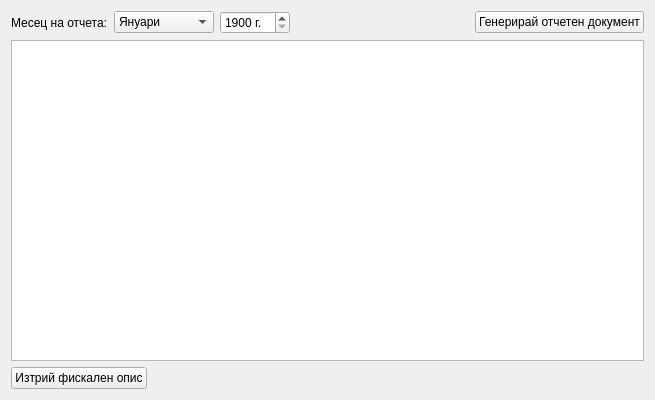
<?xml version="1.0" encoding="UTF-8"?>
<ui version="4.0">
 <class>FiscalReportView</class>
 <widget class="QWidget" name="FiscalReportView">
  <property name="geometry">
   <rect>
    <x>0</x>
    <y>0</y>
    <width>655</width>
    <height>400</height>
   </rect>
  </property>
  <property name="windowTitle">
   <string>FiscalReportView</string>
  </property>
  <layout class="QVBoxLayout" name="verticalLayout">
   <item>
    <layout class="QHBoxLayout" name="horizontalLayout_2">
     <item>
      <widget class="QLabel" name="label">
       <property name="text">
        <string>Месец на отчета:</string>
       </property>
      </widget>
     </item>
     <item>
      <widget class="QComboBox" name="monthCombo">
       <property name="sizePolicy">
        <sizepolicy hsizetype="Preferred" vsizetype="Fixed">
         <horstretch>0</horstretch>
         <verstretch>0</verstretch>
        </sizepolicy>
       </property>
       <property name="minimumSize">
        <size>
         <width>100</width>
         <height>0</height>
        </size>
       </property>
       <item>
        <property name="text">
         <string>Януари</string>
        </property>
       </item>
       <item>
        <property name="text">
         <string>Февруари</string>
        </property>
       </item>
       <item>
        <property name="text">
         <string>Март</string>
        </property>
       </item>
       <item>
        <property name="text">
         <string>Април</string>
        </property>
       </item>
       <item>
        <property name="text">
         <string>Май</string>
        </property>
       </item>
       <item>
        <property name="text">
         <string>Юни</string>
        </property>
       </item>
       <item>
        <property name="text">
         <string>Юли</string>
        </property>
       </item>
       <item>
        <property name="text">
         <string>Август</string>
        </property>
       </item>
       <item>
        <property name="text">
         <string>Септември</string>
        </property>
       </item>
       <item>
        <property name="text">
         <string>Октомври</string>
        </property>
       </item>
       <item>
        <property name="text">
         <string>Ноември</string>
        </property>
       </item>
       <item>
        <property name="text">
         <string>Декември</string>
        </property>
       </item>
      </widget>
     </item>
     <item>
      <widget class="QSpinBox" name="yearSpin">
       <property name="minimumSize">
        <size>
         <width>70</width>
         <height>0</height>
        </size>
       </property>
       <property name="suffix">
        <string> г.</string>
       </property>
       <property name="minimum">
        <number>1900</number>
       </property>
       <property name="maximum">
        <number>3000</number>
       </property>
      </widget>
     </item>
     <item>
      <spacer name="horizontalSpacer_4">
       <property name="orientation">
        <enum>Qt::Horizontal</enum>
       </property>
       <property name="sizeHint" stdset="0">
        <size>
         <width>40</width>
         <height>20</height>
        </size>
       </property>
      </spacer>
     </item>
     <item>
      <widget class="QPushButton" name="generateFiscalDescr">
       <property name="text">
        <string>Генерирай отчетен документ</string>
       </property>
      </widget>
     </item>
    </layout>
   </item>
   <item>
    <widget class="QTableView" name="tableView"/>
   </item>
   <item>
    <layout class="QHBoxLayout" name="horizontalLayout">
     <item>
      <widget class="QPushButton" name="deleteReceipt">
       <property name="text">
        <string>Изтрий фискален опис</string>
       </property>
      </widget>
     </item>
     <item>
      <spacer name="horizontalSpacer">
       <property name="orientation">
        <enum>Qt::Horizontal</enum>
       </property>
       <property name="sizeHint" stdset="0">
        <size>
         <width>40</width>
         <height>20</height>
        </size>
       </property>
      </spacer>
     </item>
    </layout>
   </item>
  </layout>
 </widget>
 <layoutdefault spacing="6" margin="11"/>
 <resources/>
 <connections/>
</ui>
